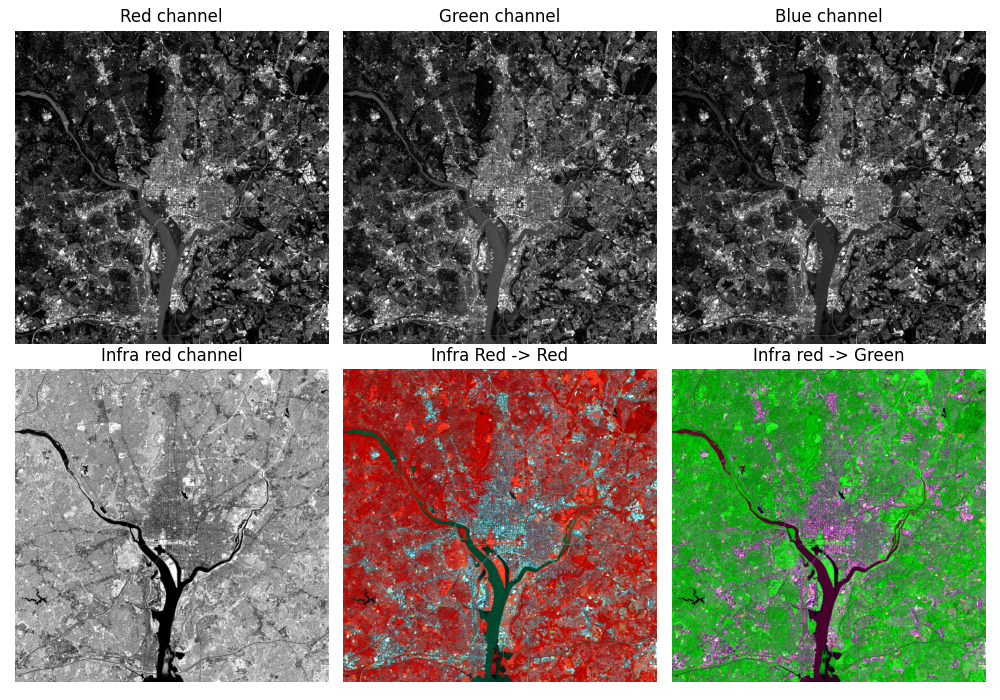

This figure's Python source:
import numpy as np
import matplotlib.pyplot as plt
from skimage.io import imread

# %% Data
base = '/Users/michelkocher/michel/Data/DIP-DIPUM/DIP'
fIR = imread(f'{base}/WashingtonDC-Band4-NearInfrared-512.tif')
fR = imread(f'{base}/WashingtonDC-Band3-Red-512.tif')
fG = imread(f'{base}/WashingtonDC-Band2-Green-512.tif')
fB = imread(f'{base}/WashingtonDC-Band1-Blue-512.tif')

# %% Substitute Red by Infrared
fRtoIR = np.stack((fIR, fG, fB), axis=2)

# %% Substitute Green by Infrared
fGtoIR = np.stack((fR, fIR, fB), axis=2)

# %% Display
plt.figure(figsize=(10, 7))

plt.subplot(2, 3, 1)
plt.imshow(fR, cmap='gray')
plt.axis('off')
plt.title('Red channel')

plt.subplot(2, 3, 2)
plt.imshow(fG, cmap='gray')
plt.axis('off')
plt.title('Green channel')

plt.subplot(2, 3, 3)
plt.imshow(fB, cmap='gray')
plt.axis('off')
plt.title('Blue channel')

plt.subplot(2, 3, 4)
plt.imshow(fIR, cmap='gray')
plt.axis('off')
plt.title('Infra red channel')

plt.subplot(2, 3, 5)
plt.imshow(fRtoIR)
plt.axis('off')
plt.title('Infra Red -> Red')

plt.subplot(2, 3, 6)
plt.imshow(fGtoIR)
plt.axis('off')
plt.title('Infra red -> Green')

plt.tight_layout()
plt.savefig('Figure725.png')
plt.show()
